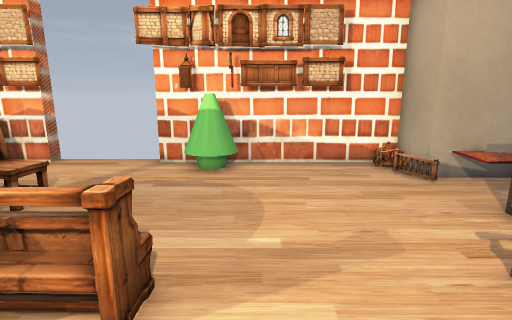
View 1 (above)

16 first-person views from a walk through a Godot game level. The camera is 1.2 m above the floor, tilts 12° down and sees 80° across. The floor is counted in squares, 0.5 m on a side. Each view is taken from the middle of a square. On the plan, view 1 faces up. The plan holds only what a view shows up to about 19 squares ahead; the rest is blank.

View 2
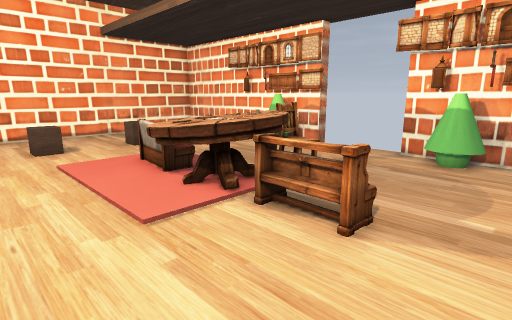

View 3
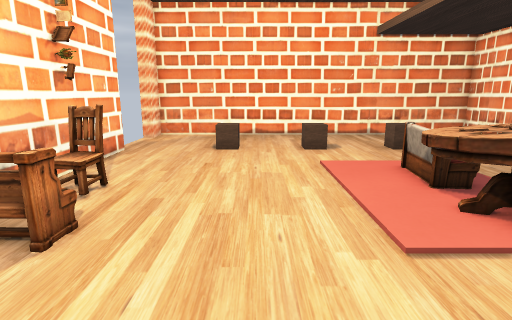

View 4
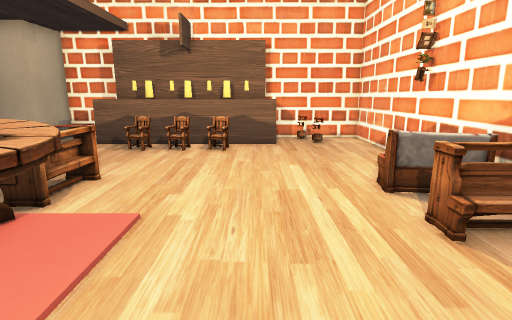

View 5
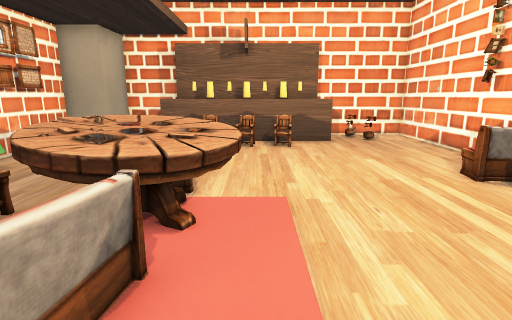

View 6
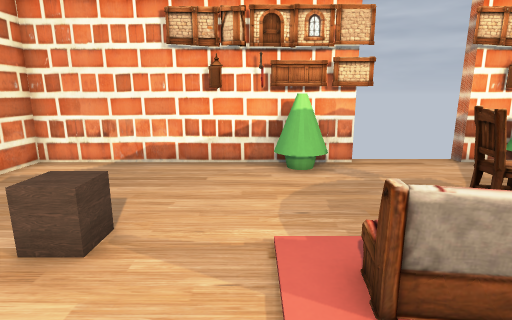

View 7
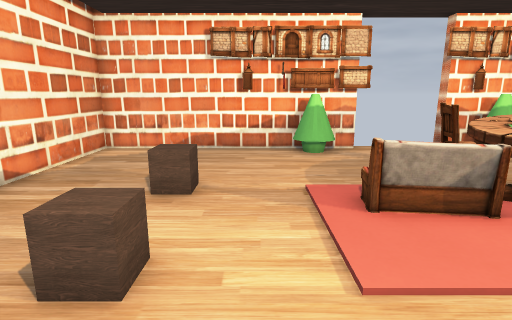

View 8
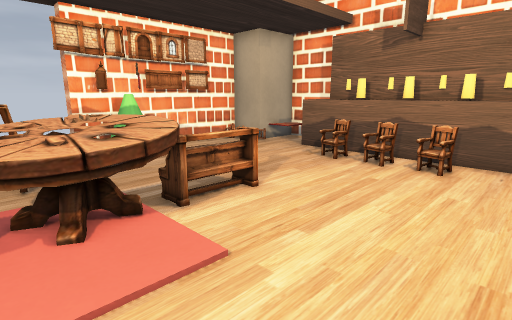

View 9
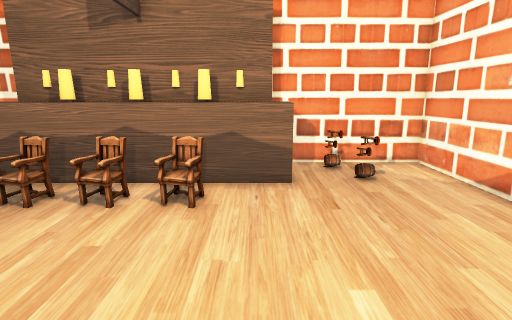

View 10
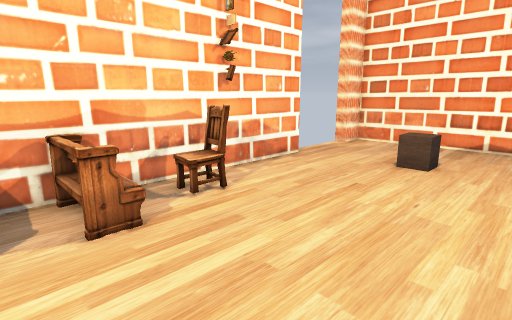

View 11
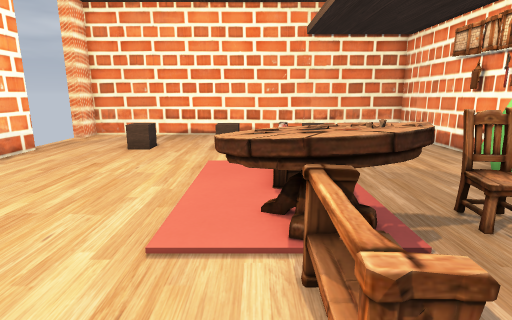

View 12
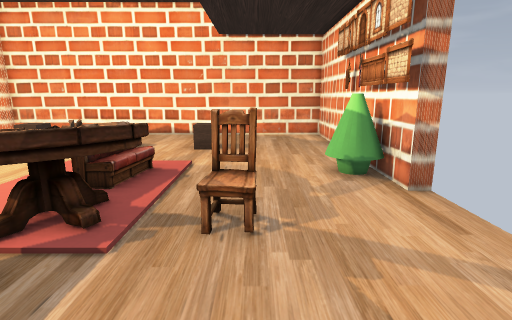

View 13
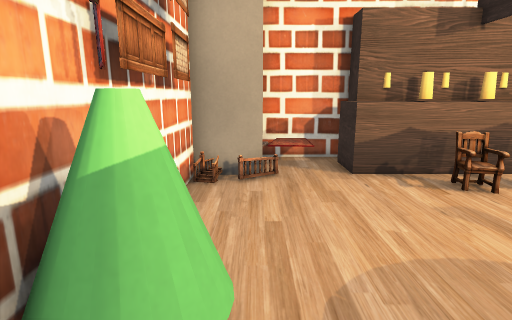

View 14
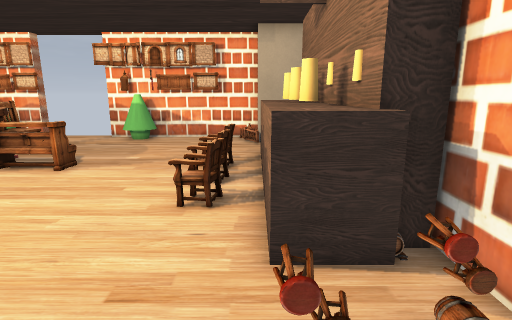

View 15
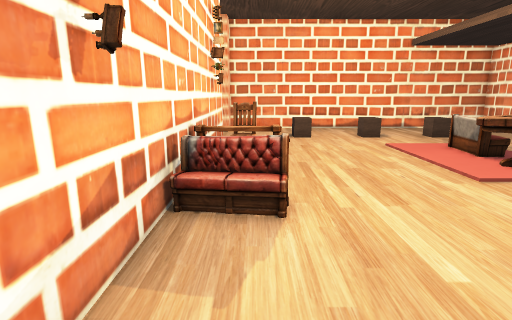

View 16
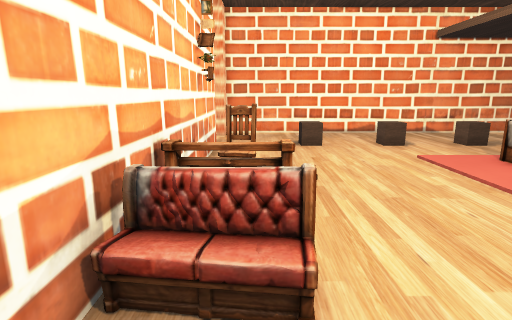

### Floor plan
Key: @ floor where view 1 was taken; # wall or solid block; . main floor; : floor 0.75 m higher than the main floor; = window, fence, low wall or low ledge; ^ raised ledge; C chair; S stool; T table; B banner; Y cylinder; I sign; A barrel; O other object.
Columns run from 19 left of view 1 to 8 right of it. Each row starts with its distance up from view 1.
 12             #   #
 11 #############...#########
 10 #....... ### ....##  ##.#
  9 #........==......==.....## #
  8 #........................OO#
  7 #............CO............#
  6 #............CO.........^^##
  5 #....O.......TT.........^^O#
  4 #........   TTTT........^YO
  3 #........= C:TTTOOC....S^YO
  2 #........   TTTT.......S^YO
  1 #....O...    TT.........^YI
  0 #..................@...S^YY
 -1 #.......................^YY
 -2 #.......................^^Y#
 -3 #....O...................^A#
 -4 #.........................A#
 -5 #.............====......A..#
 -6 #..........#O.O==O.........#
 -7 #.........B#O.O==#..B......#
 -8 ## .. ####B#########B#######

Where each view was taken, in squares from view 1:
view 1: 0 up, 0 right, facing up
view 2: 2 down, 1 right, facing up-left
view 3: 2 down, 0 right, facing left
view 4: 2 down, 10 left, facing right
view 5: 1 up, 11 left, facing right
view 6: 0 up, 11 left, facing up
view 7: 3 down, 12 left, facing up
view 8: 3 down, 7 left, facing up-right
view 9: 2 down, 3 left, facing right
view 10: 0 up, 3 left, facing down-left
view 11: 2 up, 0 right, facing left
view 12: 7 up, 0 right, facing left
view 13: 9 up, 4 left, facing right
view 14: 7 down, 5 right, facing up
view 15: 6 down, 4 right, facing left
view 16: 6 down, 1 right, facing left
